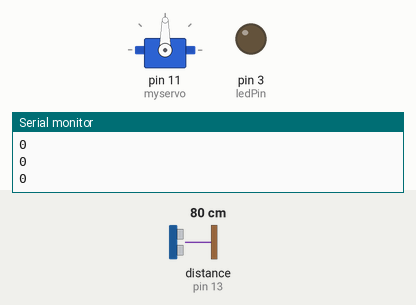
Simulated run of this sketch. Board: Arduino Uno, built with avr-gcc and run on an emulated ATmega328P. Parts: servo, output pins drawn as LEDs (lit = HIGH), the last lines printed to the serial monitor. Inputs (shaded band) come from the test bench; at power-on: distance to the obstacle (sensor on pin 13) 80 cm.

Above: at 1.2 s.
1.3 s: distance to the obstacle (sensor on pin 13) set to 2 cm
At 1.7 s:
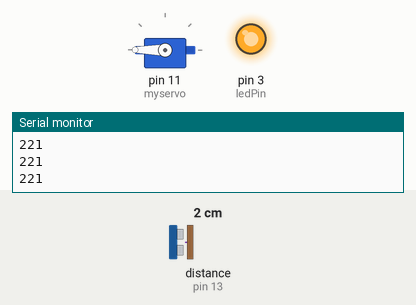
Timing chart, 0 to 4.3 s (numbered marks = the images above; inputs shaded):
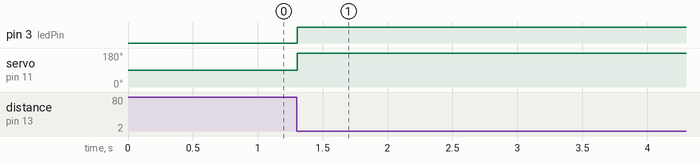

Measured:
- after the input at 1.3 s, pin 3 (ledPin): LOW → HIGH at once; servo on pin 11 (myservo): 90° → 180° at once

The sketch:

Interaction1HarryPotter.ino
```cpp
#include <Servo.h>
#include <Ultrasonic.h>
Servo myservo;
const int ledPin = 3;
Ultrasonic ultrasonic(12, 13,400000);
int distance;
int affordanceLED;

void setup() {
Serial.begin(9600);
pinMode(ledPin, OUTPUT);
myservo.attach(11);

}

void loop() {
distance = ultrasonic.read();
//when someones hand is close enough i want it to start caring
if (distance == 0) {
  affordanceLED = 0;
  myservo.write (90); // 90 is important for MECHANISM (harry!)
  // dont turn on if hand is far!
 }else if (distance <= 15)  {
    affordanceLED = (255 +  (distance * -17) );
    myservo.write(180);
    // if hand is near turn on (numbers were my attempt at dimming but u cant rlly tell with regular LED)
    }
   digitalWrite(ledPin, affordanceLED);
    Serial.println(affordanceLED);

}
```
